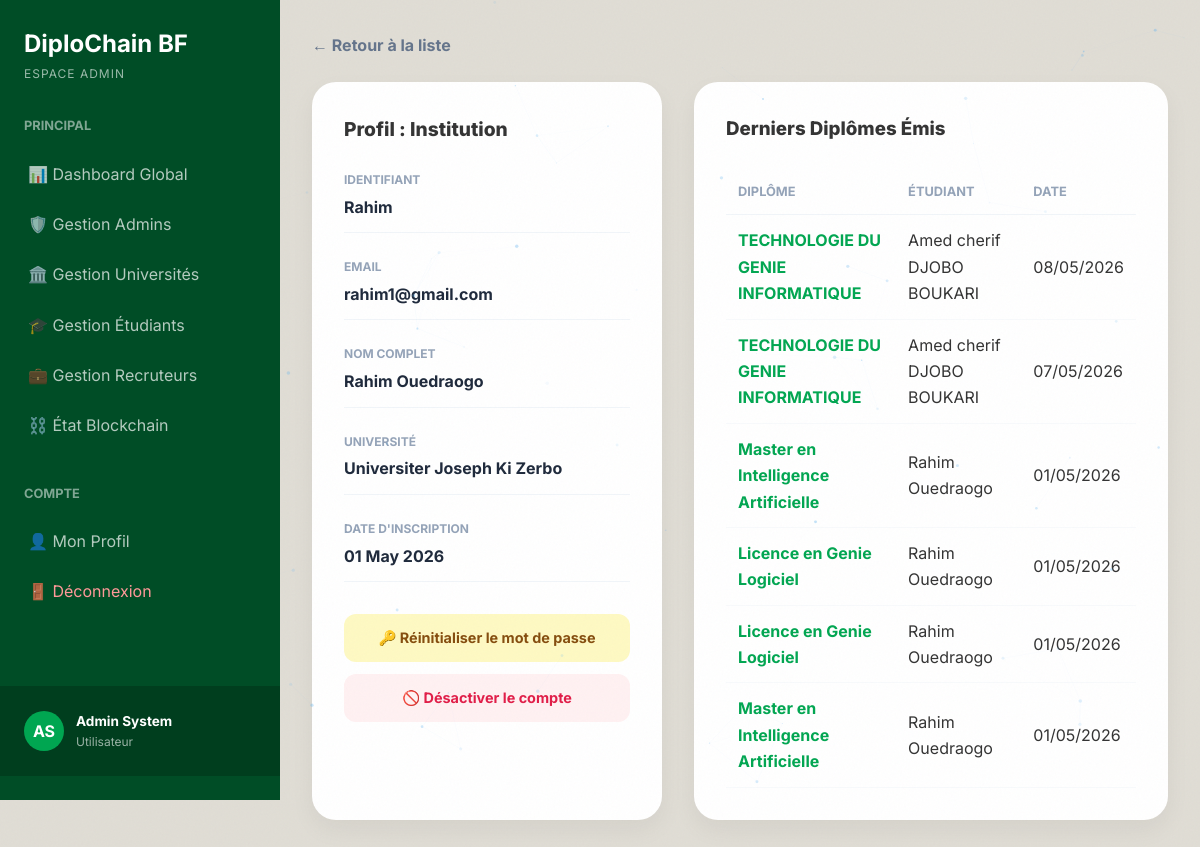
Before: /dashboard/admin/user/4/ (signed in) with the older database file.
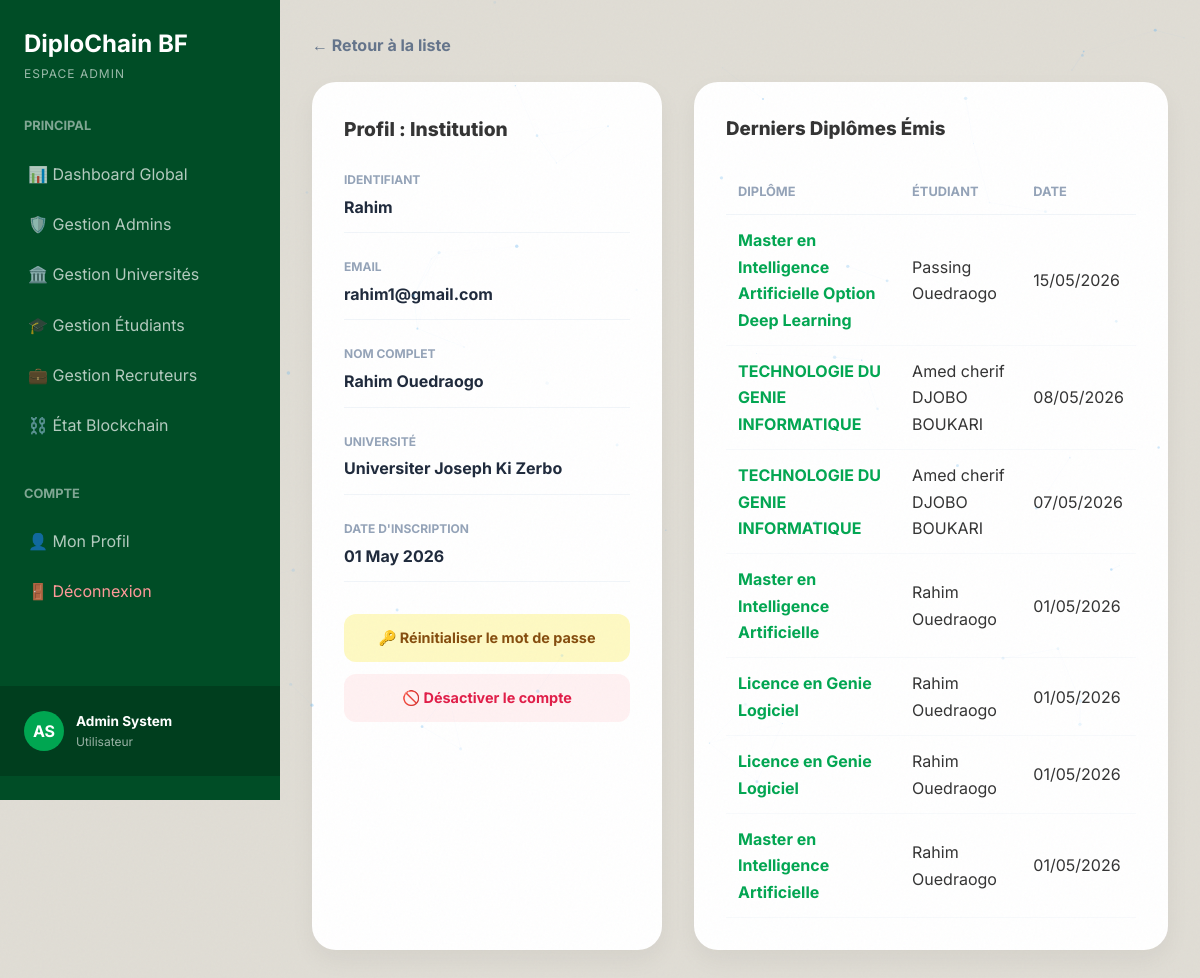
After: the same page with the newer database file.
### diplomas/models.py (models this page shows, shortened)
class Diploma(models.Model):
    student_first_name = models.CharField(max_length=100)
    student_last_name = models.CharField(max_length=100)
    student_email = models.EmailField(blank=True, null=True)
    student_id_number = models.CharField(max_length=50, verbose_name="Numéro d'étudiant")
    degree_name = models.CharField(max_length=255, verbose_name="Intitulé du diplôme")
    major = models.CharField(max_length=255, blank=True)
    graduation_date = models.DateField()
    institution = models.ForeignKey(Institution, on_delete=models.CASCADE, related_name='diplomas')
    issuer = models.ForeignKey(settings.AUTH_USER_MODEL, on_delete=models.SET_NULL, null=True, related_name='issued_diplomas')
    pdf_file = models.FileField(upload_to='diplomas/pdfs/', blank=True, null=True)
    unique_identifier = models.CharField(max_length=12, unique=True, editable=False)
    document_hash = models.CharField(max_length=64, unique=True, blank=True, null=True, editable=False)
    blockchain_tx_id = models.CharField(max_length=100, blank=True, null=True, verbose_name="ID Transaction Algorand")
    STATUS_CHOICES = [
        ('pending', 'En attente'),
        ('valid', 'Valide'),
        ('revoked', 'Révoqué'),
    ]
    status = models.CharField(max_length=20, choices=STATUS_CHOICES, default='valid')
    is_verified = models.BooleanField(default=False)
    created_at = models.DateTimeField(auto_now_add=True)
    updated_at = models.DateTimeField(auto_now=True)

### dashboards/views.py (the view)
# urls.py: path('admin/user/<int:user_id>/', views.admin_user_detail, name='admin_user_detail'),
@login_required
def admin_user_detail(request, user_id):
    if request.user.role != 'admin':
        return redirect('dashboard')
    user = CustomUser.objects.get(id=user_id)
    diplomas = []
    verifications = []
    if user.role == 'student':
        diplomas = Diploma.objects.filter(student_email=user.email).order_by('-graduation_date')
    elif user.role == 'recruiter':
        verifications = VerificationLog.objects.filter(recruiter=user).order_by('-verified_at')
    elif user.role == 'institution':
        diplomas = Diploma.objects.filter(institution__name=user.institution_name).order_by('-created_at')
    return render(request, 'dashboards/admin_user_detail.html', {
        'target_user': user,
        'diplomas': diplomas,
        'verifications': verifications
    })

### dashboards/templates/dashboards/admin_user_detail.html (shortened to what the changed rows need)
{% extends 'dashboards/base_dashboard.html' %}
{% block dash_content %}
<div class="detail-grid">
    <div class="activity-card">
        {% if target_user.role == 'student' %}
        <h3 style="font-weight: 800; margin-bottom: 24px;">Diplômes Obtenus</h3>
        <table style="width: 100%; border-collapse: collapse;">
            <thead>
                <tr style="text-align: left; border-bottom: 1px solid #f1f5f9;">
                    <th style="padding: 12px; color: #94a3b8; font-size: 0.8rem; text-transform: uppercase;">Diplôme</th>
                    <th style="padding: 12px; color: #94a3b8; font-size: 0.8rem; text-transform: uppercase;">Établissement</th>
                    <th style="padding: 12px; color: #94a3b8; font-size: 0.8rem; text-transform: uppercase;">Date</th>
                    <th style="padding: 12px; color: #94a3b8; font-size: 0.8rem; text-transform: uppercase;">Blockchain</th>
                </tr>
            </thead>
            <tbody>
                {% for d in diplomas %}
                <tr style="border-bottom: 1px solid #f8fafc;">
                    <td style="padding: 12px; font-weight: 700;">
                        <a href="{% url 'admin_diploma_detail' d.id %}" style="color: #00a651; text-decoration: none;">{{ d.degree_name }}</a>
                    </td>
                    <td style="padding: 12px;">{{ d.institution.name }}</td>
                    <td style="padding: 12px;">{{ d.graduation_date|date:"Y" }}</td>
                    <td style="padding: 12px;">
                        {% if d.blockchain_tx_id %}
                        <span style="color: #166534;">✅</span>
                        {% else %}
                        <span style="color: #991b1b;">❌</span>
                        {% endif %}
                    </td>
                </tr>
                {% endfor %}
            </tbody>
        </table>
        {% elif target_user.role == 'institution' %}
        <table style="width: 100%; border-collapse: collapse;">
            <thead>
                <tr style="text-align: left; border-bottom: 1px solid #f1f5f9;">
                    <th style="padding: 12px; color: #94a3b8; font-size: 0.8rem; text-transform: uppercase;">Diplôme</th>
                    <th style="padding: 12px; color: #94a3b8; font-size: 0.8rem; text-transform: uppercase;">Étudiant</th>
                    <th style="padding: 12px; color: #94a3b8; font-size: 0.8rem; text-transform: uppercase;">Date</th>
                </tr>
            </thead>
            <tbody>
                {% for d in diplomas %}
                <tr style="border-bottom: 1px solid #f8fafc;">
                    <td style="padding: 12px; font-weight: 700;">
                        <a href="{% url 'admin_diploma_detail' d.id %}" style="color: #00a651; text-decoration: none;">{{ d.degree_name }}</a>
                    </td>
                    <td style="padding: 12px;">{{ d.student_first_name }} {{ d.student_last_name }}</td>
                    <td style="padding: 12px;">{{ d.created_at|date:"d/m/Y" }}</td>
                </tr>
                {% endfor %}
            </tbody>
        </table>
        {% else %}
        <div style="text-align: center; padding: 60px; color: #94a3b8;">
            Aucune activité spécifique pour ce rôle.
        </div>
        {% endif %}
    </div>
</div>
{% endblock %}

Changed rows visible on the page:
added Diploma: degree_name "Master en Intelligence Artificielle Option Deep Learning", student_first_name "Passing", student_last_name "Ouedraogo", created_at "15/05/2026"
